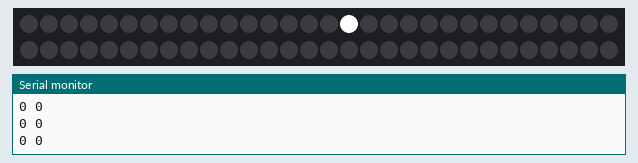
This sketch was run on a simulated Particle Photon. On the bench: 60 RGB LEDs in strip order, left to right, continuing on the next row, the last lines printed to the serial monitor. The local clock reads 2024-03-15 10:24:30 at power-on unless the sketch sets it; random numbers use the default seed unless the sketch sets one.

Above: at 0.45 s.
At 17.28 s:
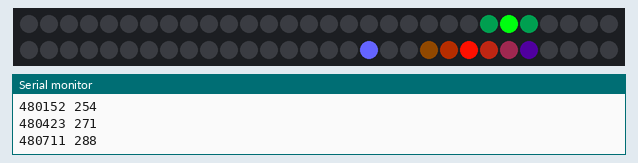
At 39.82 s:
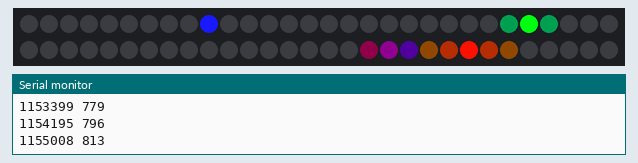

The sketch:

neopixels-ring-clock.ino
```cpp
#include "Particle.h"
#include "Time.h"
#include "particle/neopixel.h"
#include "RingClock.h"
#include "patterns/SimplePattern.h"
#include "patterns/DemoPattern.h"
#include "patterns/SmoothPattern.h"
#include "patterns/FillPattern.h"

// Debug mode, time flies!
#define DEBUG false

// NeoPixels Pin
#define PIN D2

// LED Ring Configuration
#define LED_COUNT 60

// Clock Configuration
#define DISPLAYED_HOURS 12

// Patterns Configuration
#define PATTERN_COUNT 1
PatternCreator patterns[PATTERN_COUNT] {
    //createPattern<SimplePattern>,
    createPattern<DemoPattern>,
    //createPattern<SmoothPattern>,
    //createPattern<FillPattern>
};

// LED values array
unsigned long leds[LED_COUNT][3];

// NeoPixels
Adafruit_NeoPixel strip = Adafruit_NeoPixel(LED_COUNT, PIN, WS2812B);

// RingClock
RingClock ringClock = RingClock(leds, LED_COUNT, DISPLAYED_HOURS);

// Setup
void setup() {

#if DEBUG
    Serial.begin(9600);
#endif

    // If analog input pin 0 is unconnected, random analog
    // noise will cause the call to randomSeed() to generate
    // different seed numbers each time the sketch runs.
    // randomSeed() will then shuffle the random function.
    randomSeed(analogRead(A0));

    // TODO: Make configurable
    Time.zone(-5);

    // Initialize strip
    strip.begin();
    // Set all to black
    strip.show();

    // Initialize the clock
    ringClock.init();
}

// Timekeeping
int lastDay = 0;

// Loop
float framerate = 60.0;
float interval = 1000.0 / framerate;

unsigned long lastFrame = 0;
unsigned long lastPatternChange = 0;

int lastSecond = 0;
unsigned long lastMillisecond = 0;
unsigned long millisecondsOffset = 0;
float accumulator = 0;
int steps = 0;

float fastMillisecond = 0;

bool initializing = true;
bool calculating = false;
bool ready = false;

clock_time_t now;

void loop() {
    unsigned long milliseconds = millis();
    if ( milliseconds - lastFrame >= interval ) {
        lastFrame = milliseconds;

        // Check for new day, if the day changed, sync time with the cloud
        int day = Time.day();
        if ( day != lastDay ) {
            Particle.syncTime();
            lastDay = day;
        }

        // Get time, do it here since we might change microprocessor at one point
        // and the method might change

        int seconds = Time.second();
        if ( initializing || seconds != lastSecond ) {
            lastSecond = seconds;
            if ( initializing ) {
                initializing = false;
                calculating = true;
                return;
              }

            // Reset the ms accumulator
            accumulator = 0;

            // millis() must be offset on second change since it's from device
            // power on and we don't have a relaible millis() function.
            millisecondsOffset = milliseconds;

            // NeoPixel library stops some vital interupts that leave millis() pretty
            // slow so we find out how much time has really passed in the last second
            // and use that to speed up millis()
            if ( steps != 0 ) {
                //fastMillisecond = 1000. / (float) lastMillisecond;
                fastMillisecond = 1000. / (float) steps;
            }

            // Reset the steps counter
            steps = 0;

            if (calculating) {
                // First loop con't render anything since we haven't got our deltas yet
                calculating = false;
                return;
            }

            if ( !ready ) {
                selectRandomPattern();
                ready = true;
            }

            if ( milliseconds - lastPatternChange >= 10000 ) {
                selectRandomPattern();
                lastPatternChange = milliseconds;
            }
        }

        // Steps counter
        steps++;
        // Fake ms time
        lastMillisecond = milliseconds - millisecondsOffset;
        // Simulated ms time
        accumulator += fastMillisecond;

#if DEBUG
        accumulator = ((milliseconds+1239350) * 200);
        now.timestamp = accumulator;
        now.milliseconds = accumulator % 1000;
        now.seconds = ((accumulator / SECOND) % SECONDS_PER_MINUTE);
        now.minutes = ((accumulator / MINUTE) % MINUTES_PER_HOUR);
        now.hours24 = ((accumulator / HOUR ) % HOURS_PER_DAY);
        now.hours12 = ( now.hours24 >= HOURS_ON_CLOCK ) ? now.hours24 - HOURS_ON_CLOCK : now.hours24;
#else
        //unsigned long ms = lastMillisecond * fastMillisecond;
        now.timestamp += accumulator;
        now.milliseconds = accumulator;
        Serial.print(now.timestamp);
        Serial.print(" ");
        Serial.println(now.milliseconds);
        now.seconds = (unsigned long) seconds;
        now.minutes = (unsigned long) Time.minute();
        now.hours24 = (unsigned long) Time.hour();
        now.hours12 = (unsigned long) Time.hourFormat12();
#endif
        // Time as percents, easier to work with
        now.percentSecond = (float)now.milliseconds / SECOND;
        now.percentMinute = ((float)now.seconds / SECONDS_PER_MINUTE) + ((float)now.percentSecond / SECONDS_PER_MINUTE);
        now.percentHour = ((float)now.minutes / MINUTES_PER_HOUR) + ((float)now.percentMinute / MINUTES_PER_HOUR);
        now.percentClock = ((float)now.hours12 / HOURS_ON_CLOCK) + ((float)now.percentHour / HOURS_ON_CLOCK );
        now.percentDay = ((float)now.hours24 / HOURS_PER_DAY) + ((float)now.percentHour / HOURS_PER_DAY );

        // Update values
        ringClock.tick(now);

        // Set pixels color and reset our array of values
        for ( unsigned int i = 0; i < LED_COUNT; i++ ) {
            strip.setPixelColor( i, min(leds[i][0],255), min(leds[i][1],255), min(leds[i][2],255) );
            leds[i][0] = 0;
            leds[i][1] = 0;
            leds[i][2] = 0;
        }

        // Output
        strip.show();
    }
}


void selectRandomPattern() {
    /*if ( currentPattern ) {
    delete currentPattern;
    }
    currentPattern = patternCreators[random(patternCount)](this);
    currentPattern->init();*/
    ringClock.setPattern(patterns[random(PATTERN_COUNT)](&ringClock));
}
```

ClockPattern.cpp
```cpp
#include "platform.h"
#include "math.h"
#include "ClockPattern.h"
#include "RingClock.h"

ClockPattern::ClockPattern(const RingClock * clock) : clock{clock} {}

void ClockPattern::init() {}

void ClockPattern::tick() {}

float ClockPattern::distance(float a, float b) {
    float distance = a - b;

    // Don't allow distance to be greater than half the clock, so
    // calculate distances before and after the needle.
    float halfClock = clock->ledCount / 2;
    if (distance >= halfClock) {
        distance -= clock->ledCount;
    } else if (distance <= -halfClock) {
        distance += clock->ledCount;
    }

    return distance;
}

float ClockPattern::fadeLin(float distance, float head, float tail) {
    float length = distance >= 0 ? head : tail;
    return length == 0. ? 0. : 1.0 - (fmin(length, fabs(distance)) / length);
}

float ClockPattern::fadePow(float distance, float head, float tail, float p) {
    float length = distance >= 0 ? head : tail;
    return length == 0. ? 0. : 1.0 - pow((fmin(length, fabs(distance)) / length), p);
}
```

ClockPattern.h
```cpp
#ifndef CLOCK_PATTERN_H
#define CLOCK_PATTERN_H

#include "Time.h"

class RingClock;

class ClockPattern {
	public:
		ClockPattern(const RingClock * clock);
		virtual void init();
		virtual void tick();
	protected:
		const RingClock * clock;
		float distance(float a, float b);
		float fadeLin(float distance, float head, float tail);
		float fadePow(float distance, float head, float tail, float p = .5);
};

#endif
```

PatternCreator.h
```cpp
#ifndef PATTERN_CREATOR_H
#define PATTERN_CREATOR_H

#include "RingClock.h"
#include "ClockPattern.h";

template< typename T > ClockPattern * createPattern(const RingClock * clock) {
    return new T(clock);
}

typedef ClockPattern * (*PatternCreator)(const RingClock * clock);

#endif
```

RingClock.cpp
```cpp
#include "RingClock.h"
#include "patterns/SplashPattern.h"

RingClock::RingClock(
  unsigned long leds[][3],
  unsigned int ledCount,
  unsigned int displayedHours
) :
    leds{leds},
    ledCount{ledCount},
    displayedHours{displayedHours},
    ledsPerHour{ledCount/displayedHours}
{}

RingClock::~RingClock() {
    delete currentPattern;
}

void RingClock::init() {
    currentPattern = new SplashPattern(this);
    currentPattern->init();
}

void RingClock::setPattern(ClockPattern * pattern) {
    if ( currentPattern ) {
        delete currentPattern;
    }
    currentPattern = pattern;
    currentPattern->init();
}

void RingClock::tick(const clock_time_t time) {
    now = time;

    // Copy now to last for the first run
    if ( firstRun ) {
        last = now;
        firstRun = false;
    }

    // Update the current clock pattern
    currentPattern->tick();

    // Save last time to detect changes in the pattern classes
    last = now;
}
```

RingClock.h
```cpp
#ifndef RING_CLOCK_H
#define RING_CLOCK_H

#include "Time.h"
#include "ClockPattern.h"
#include "PatternCreator.h"

class RingClock {
	public:
		RingClock(
			unsigned long leds[][3],
			unsigned int ledCount,
			unsigned int displayedHours
		);
		~RingClock();
		void init();
		void tick(const clock_time_t time);
		void setPattern(ClockPattern * pattern);
		unsigned long (*leds)[3];
		unsigned int ledCount;
		unsigned int displayedHours;
		unsigned int ledsPerHour;
		clock_time_t now;
		clock_time_t last;

	private:
		void selectRandomPattern();
		unsigned int patternCount;
		PatternCreator * patternCreators;
		ClockPattern * currentPattern;
		bool firstRun = true;
};
#endif
```

Time.h
```cpp
#ifndef CLOCK_H
#define CLOCK_H

const unsigned long SECOND = 1000;
const unsigned long SECONDS_PER_MINUTE = 60;
const unsigned long MINUTE = SECONDS_PER_MINUTE * SECOND;
const unsigned long MINUTES_PER_HOUR = 60;
const unsigned long HOUR = MINUTES_PER_HOUR * MINUTE;
const unsigned long HOURS_PER_DAY = 24;
const unsigned long HOURS_ON_CLOCK = 12;

struct clock_time_t {

    unsigned long timestamp;

    unsigned long hours24;
    unsigned long hours12;
    unsigned long minutes;
    unsigned long seconds;
    unsigned long milliseconds;

    float percentDay;
    float percentClock;
    float percentHour;
    float percentMinute;
    float percentSecond;
};

#endif
```

DemoPattern.h
```cpp
#ifndef DEMO_PATTERN_H
#define DEMO_PATTERN_H

#include "ClockPattern.h"
#include "RingClock.h"

class DemoPattern : public ClockPattern {
	using ClockPattern::ClockPattern;
	public:
		void init() override;
		void tick() override;
		enum PatternState { LOOP, MINUTE_CHANGE, HOUR_CHANGE };

	private:
		void loopyLoop();
		void minuteChange();
		void hourChange();
		PatternState patternState = LOOP;
};

#endif
```

FillPattern.h
```cpp
#ifndef FILL_PATTERN_H
#define FILL_PATTERN_H

#include "ClockPattern.h"
#include "RingClock.h"

class FillPattern : public ClockPattern {
	using ClockPattern::ClockPattern;
	public:
		void init() override;
		void tick() override;
	private:
};

#endif
```

SimplePattern.h
```cpp
#ifndef SIMPLE_PATTERN_H
#define SIMPLE_PATTERN_H

#include "ClockPattern.h"
#include "RingClock.h"

/**
 * Simple Clock Pattern
 */
class SimplePattern : public ClockPattern {
	using ClockPattern::ClockPattern;
	public:
		void init() override;
		void tick() override;
	private:
};

#endif
```

SmoothPattern.h
```cpp
#ifndef SMOOTH_PATTERN_H
#define SMOOTH_PATTERN_H

#include "ClockPattern.h"
#include "RingClock.h"

class SmoothPattern : public ClockPattern {
	using ClockPattern::ClockPattern;
	public:
		void init() override;
		void tick() override;
	private:
};

#endif
```

SplashPattern.h
```cpp
#ifndef SPLASH_PATTERN_H
#define SPLASH_PATTERN_H

#include "ClockPattern.h"
#include "RingClock.h"

class SplashPattern : public ClockPattern {
	using ClockPattern::ClockPattern;
	public:
		void init() override;
		void tick() override;
  private:
    int step = 0;
};

#endif
```

platform.h
```cpp
#include "Particle.h"

#define PI 3.14159265359
```
